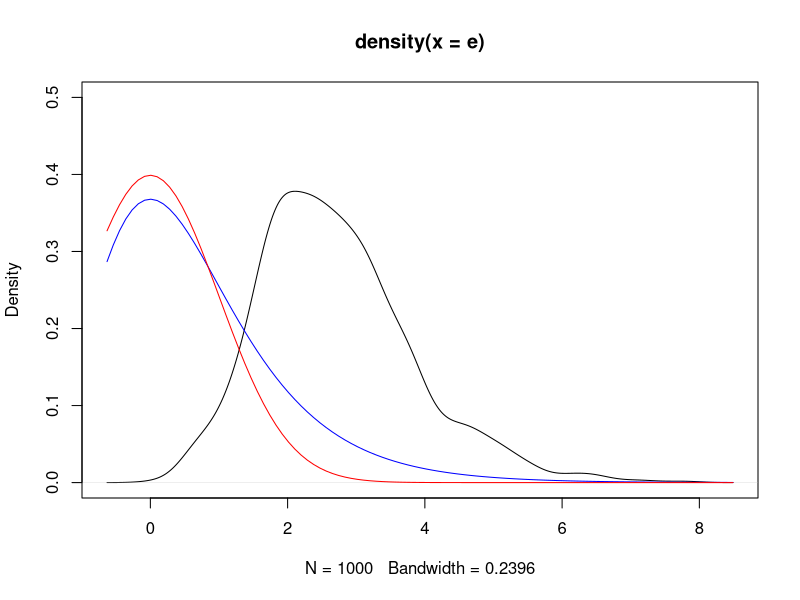

Write R code to recreate this figure.
## ---- chunk 1
n = 20
p = 0.7
E_x <- n*p
q <- (1-p)
V_x <- n*p*q
V_x

 
# Probability of Y greater than 15 
# There are 100 microRNA's independent of each other.

P_Y <- 1-pnorm(15, E_x, sd = sqrt(V_x)/sqrt(100))
P_Y


## ---- chunk 2

require(mvtnorm)

mean_x = 7
var_x = 3
mean_y <- 12
var_y <- 7
covar_xy <- 3

# No. of simulations = 1000
nsim <- 1000 

XmeanLess.sim <- rep(NA, nsim)


for (i in 1:nsim) {
  
  data_simulation <- rmvnorm(100, mean = c(mean_x, mean_y), sigma = matrix(c(var_x, covar_xy, covar_xy, var_y),ncol = 2)) # Generate a sample of size 100 from the bivariate normal distribution
  
  mean_simulation <- apply(data_simulation, 2, mean) # Find the mean of data simulation
  
  Xmean <- mean_simulation[1]
  
  Ymean <- mean_simulation[2]
  
  XmeanLess.sim[i] <- (Xmean + 0.5 < Ymean) # logical statement
  
}



# Mean of all Monte Carlo simulations
mean(XmeanLess.sim)



## ---- chunk 3
# Monte carlo simulation for 95% confidence interval

mean(XmeanLess.sim) + c(-1,1) * 1.96 * sqrt(var(XmeanLess.sim) / nsim)

## ---- chunk 4

n = 1000

# X1 follows chi square distribution
x1 <- rchisq(n,df = 8)
# x2 follows gamma distribution
x2 <- rgamma(n,shape = 1,rate = 2)
# x3 follows t test distribution
x3 <- rt(n,df = 5)

y <- sqrt(x1)*x2 + 4*(x3)^2
mean(y)

## ---- chunk 5




an <- sqrt(2*log(n)) - 0.5*(log(log(n))+log(4*pi))*(2*log(n))^(-1/2)
bn <- (2*log(n))^(-1/2)
e <- double(); n <- 10000 # Serfling p.90
for (i in 1:1000) e[i] <- (max(rnorm(n))-an)/bn
plot(density(e),ylim=c(0,0.5))
f<-function(x){exp(-x)*exp(-exp(-x))}
curve(f,range(density(e)$x),add=TRUE,col = "blue")
curve(dnorm,add=TRUE,col = "red")





